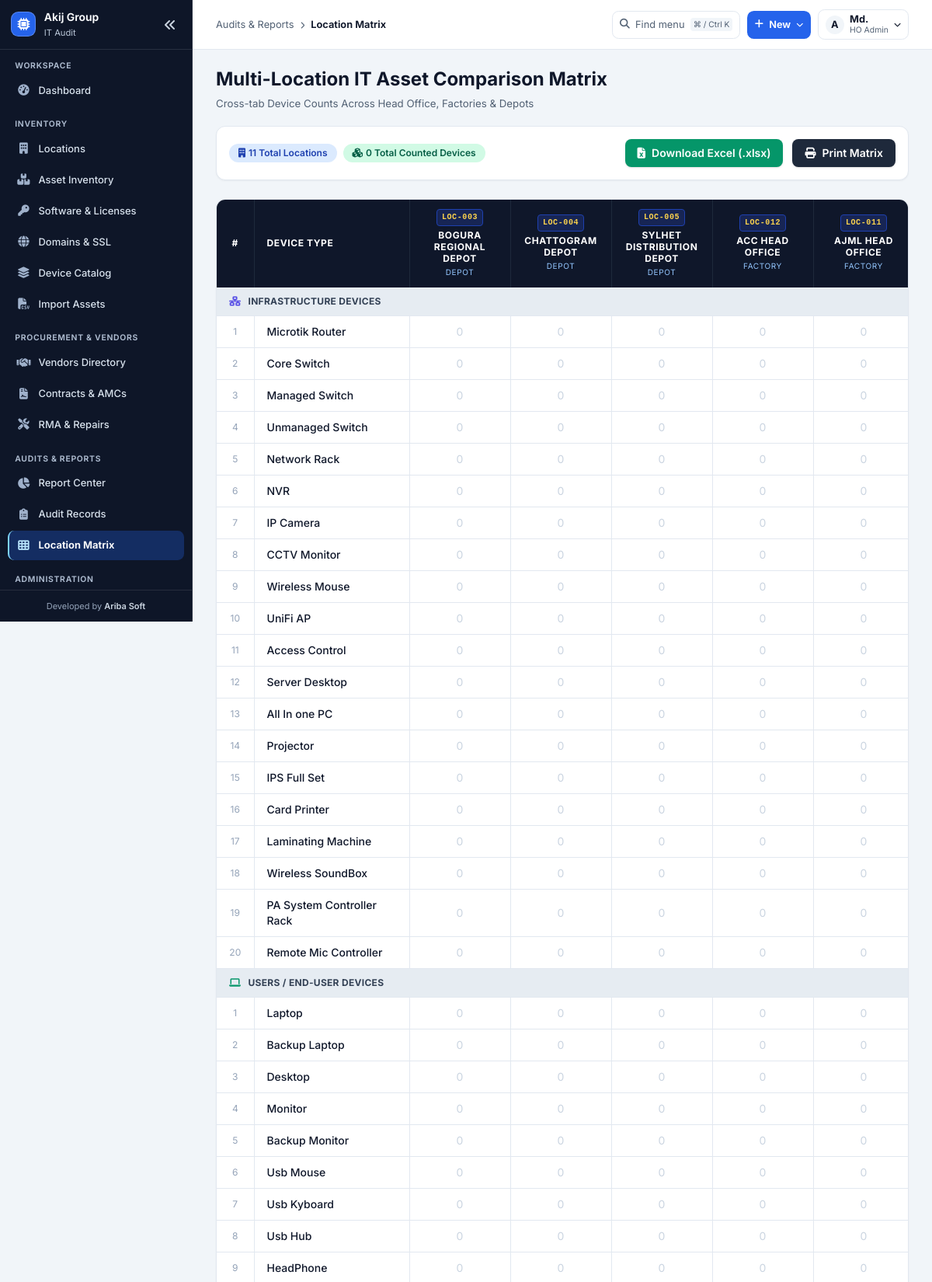
The page /matrix/ (signed in, upper part) on the database its author committed.
### apps/locations/models.py (models this page shows, shortened)
class Location(TimeStampedModel):
    LOCATION_TYPES = (
        ('HEAD_OFFICE', 'Head Office'),
        ('FACTORY', 'Factory'),
        ('WAREHOUSE', 'Warehouse'),
        ('DEPOT', 'Depot'),
        ('BRANCH', 'Branch'),
    )
    DIVISION_CHOICES = (
        ('Dhaka', 'Dhaka'),
        ('Chattogram', 'Chattogram'),
        ('Sylhet', 'Sylhet'),
        ('Rajshahi', 'Rajshahi'),
        ('Khulna', 'Khulna'),
        ('Barishal', 'Barishal'),
        ('Rangpur', 'Rangpur'),
        ('Mymensingh', 'Mymensingh'),
    )
    company = models.ForeignKey(Company, on_delete=models.CASCADE, related_name='locations')
    location_id = models.CharField(max_length=30, unique=True, null=True, blank=True, verbose_name="Location ID", db_index=True)
    name = models.CharField(max_length=150, verbose_name="Location Name")
    code = models.CharField(max_length=50, unique=True, verbose_name="Location Code")
    location_type = models.CharField(max_length=20, choices=LOCATION_TYPES, default='FACTORY', verbose_name="Location Type")
    address = models.TextField(blank=True, null=True, verbose_name="Address")
    city = models.CharField(max_length=100, blank=True, null=True, verbose_name="City")
    division = models.CharField(max_length=50, choices=DIVISION_CHOICES, blank=True, null=True, verbose_name="Division")
    parent_location = models.ForeignKey('self', on_delete=models.SET_NULL, null=True, blank=True, related_name='sub_locations', verbose_name="Parent Location")
    contact_person = models.CharField(max_length=120, blank=True, null=True, verbose_name="Contact Person")
    contact_number = models.CharField(max_length=50, blank=True, null=True, verbose_name="Contact Number")
    description = models.TextField(blank=True, null=True, verbose_name="Description")
    class Meta:
        ordering = ['location_type', 'name']
    @property
    def in_charge_name(self):
        return self.contact_person or ""
    @property
    def in_charge_phone(self):
        return self.contact_number or ""

### apps/devices/models.py (models this page shows, shortened)
class DeviceCategory(TimeStampedModel):
    CATEGORY_KEYS = (
        ('INFRASTRUCTURE', 'Infrastructure'),
        ('USERS', 'Users / End-User Devices'),
        ('LOGICAL', 'Software & Logical Assets'),
    )
    code = models.CharField(max_length=40, choices=CATEGORY_KEYS, unique=True)
    name = models.CharField(max_length=100)
    order = models.PositiveIntegerField(default=1)
    class Meta:
        verbose_name_plural = "Device Categories"
        ordering = ['order', 'name']

class DeviceType(TimeStampedModel):
    category = models.ForeignKey(DeviceCategory, on_delete=models.CASCADE, related_name='devices')
    name = models.CharField(max_length=120)
    tag_category_code = models.CharField(max_length=4, choices=TAG_CATEGORY_CHOICES, blank=True)
    order = models.PositiveIntegerField(default=1)
    is_count_only = models.BooleanField(default=False, help_text="False for individual asset tracking")
    remarks = models.CharField(max_length=255, blank=True, null=True)
    class Meta:
        ordering = ['category__order', 'order', 'name']
        unique_together = ('category', 'name')

### apps/reports/views.py (the view, shortened to what this page needs)
# urls.py: path('matrix/', matrix_view, name='matrix'),
@roles_required(*DASHBOARD_ROUTES)
def matrix_view(request):
    locations = visible_locations(request.user).order_by('location_type', 'name')
    categories = DeviceCategory.objects.prefetch_related('devices').all().order_by('order')
    items = AuditItem.objects.filter(audit_session__location__in=locations).select_related('audit_session__location', 'device_type')
    matrix = {}
    loc_totals = {loc.id: 0 for loc in locations}
    grand_total = 0
    category_data = []
    for cat in categories:
        dev_list = []
        for dev in cat.devices.all():
            counts = [matrix.get(dev.id, {}).get(loc.id, 0) for loc in locations]
            row_total = sum(counts)
            dev_list.append({
                'device': dev,
                'counts': counts,
                'total': row_total
            })
        category_data.append({
            'category': cat,
            'devices': dev_list
        })
    context = {
        'locations': locations,
        'category_data': category_data,
        'loc_totals': [loc_totals[loc.id] for loc in locations],
        'grand_total': grand_total,
    }
    return render(request, 'reports/matrix.html', context)

### templates/reports/matrix.html (shortened to what this page needs)
{% extends 'base.html' %}
{% block header_title %}Multi-Location IT Asset Comparison Matrix{% endblock %}
{% block header_subtitle %}Cross-tab Device Counts Across Head Office, Factories & Depots{% endblock %}
{% block content %}
<div class="space-y-6">
    <div class="bg-white p-4 rounded-xl border border-slate-200 shadow-sm flex items-center justify-between">
        <div class="flex items-center space-x-2">
            <span class="inline-flex items-center px-3 py-1 rounded-full text-xs font-semibold bg-blue-100 text-blue-800">
                <i class="fa-solid fa-building mr-1"></i> {{ locations|length }} Total Locations
            </span>
            <span class="inline-flex items-center px-3 py-1 rounded-full text-xs font-semibold bg-emerald-100 text-emerald-800">
                <i class="fa-solid fa-cubes mr-1"></i> {{ grand_total }} Total Counted Devices
            </span>
        </div>
        <div class="flex items-center space-x-3">
            <a href="{% url 'export_excel_matrix' %}" class="inline-flex items-center space-x-2 bg-emerald-600 hover:bg-emerald-700 text-white text-sm font-semibold px-4 py-2 rounded-lg shadow transition">
                <i class="fa-solid fa-file-excel"></i>
                <span>Download Excel (.xlsx)</span>
            </a>
            <button onclick="window.print()" class="inline-flex items-center space-x-2 bg-slate-800 hover:bg-slate-900 text-white text-sm font-semibold px-4 py-2 rounded-lg shadow transition">
                <i class="fa-solid fa-print"></i>
                <span>Print Matrix</span>
            </button>
        </div>
    </div>
    <div class="bg-white rounded-xl border border-slate-200 shadow-sm overflow-hidden">
        <div class="overflow-x-auto">
            <table class="w-full text-left border-collapse text-sm">
                <thead>
                    <tr class="bg-slate-900 text-white font-semibold text-xs uppercase tracking-wider">
                        <th class="px-4 py-3.5 border-r border-slate-800 w-12 text-center">#</th>
                        <th class="px-4 py-3.5 border-r border-slate-800 min-w-[200px]">Device Type</th>
                        {% for loc in locations %}
                        <th class="px-4 py-3 border-r border-slate-800 text-center min-w-[130px]">
                            <span class="inline-block bg-blue-950 text-[10px] text-amber-300 font-mono font-bold px-1.5 py-0.5 rounded border border-blue-800 mb-1">{{ loc.location_id }}</span>
                            <span class="block text-white font-bold leading-tight">{{ loc.name }}</span>
                            <span class="block text-[10px] text-blue-300 font-normal mt-0.5">{{ loc.get_location_type_display }}</span>
                        </th>
                        {% endfor %}
                    </tr>
                </thead>
                <tbody class="divide-y divide-slate-200">
                    {% for cat_data in category_data %}
                    <tr class="bg-slate-100 font-bold text-slate-800 text-xs">
                        <td colspan="{{ locations|length|add:3 }}" class="px-4 py-2.5 uppercase tracking-wide bg-slate-200/70 text-slate-700">
                            <i class="fa-solid {% if cat_data.category.code == 'INFRASTRUCTURE' %}fa-network-wired text-indigo-600{% else %}fa-laptop text-emerald-600{% endif %} mr-1.5"></i>
                            {{ cat_data.category.name }}
                        </td>
                    </tr>
                    {% for item in cat_data.devices %}
                    <tr class="hover:bg-blue-50/40 transition">
                        <td class="px-4 py-2.5 text-center text-slate-400 text-xs border-r border-slate-200">{{ forloop.counter }}</td>
                        <td class="px-4 py-2.5 font-medium text-slate-900 border-r border-slate-200">{{ item.device.name }}</td>
                        {% for count in item.counts %}
                        <td class="px-4 py-2.5 text-center border-r border-slate-200 {% if count > 0 %}font-bold text-slate-900 bg-slate-50/50{% else %}text-slate-300{% endif %}">
                            {{ count }}
                        </td>
                        {% endfor %}
                    </tr>
                    {% endfor %}
                    {% endfor %}
                </tbody>
            </table>
        </div>
    </div>
</div>
{% endblock %}

### templates/navigation/sidebar.html (shortened to what this page needs)
<aside id="portal-sidebar" class="portal-sidebar no-print" data-collapsed="{{ portal.sidebar_collapsed|yesno:'true,false' }}" data-account="{{ request.user.pk }}">
    <div class="portal-sidebar-heading">
        <a class="portal-identity" href="{% url 'dashboard' %}" title="{{ portal.group_name|default:portal.organization_name }}">
            <span class="portal-identity-logo">
                {% firstof portal.sidebar_logo portal.application_logo portal.group_logo as sidebar_logo %}
                {% if sidebar_logo %}<img src="{{ sidebar_logo }}" alt="">{% else %}<i class="fa-solid fa-microchip" aria-hidden="true"></i>{% endif %}
            </span>
            <span class="portal-identity-copy">
                <strong>{{ portal.group_name|default:portal.organization_name }}</strong>
                <small>{{ portal.application_short_name }}</small>
            </span>
        </a>
        <button type="button" class="portal-icon-button portal-sidebar-collapse" data-sidebar-collapse aria-controls="portal-primary-navigation" aria-expanded="{{ portal.sidebar_collapsed|yesno:'false,true' }}" aria-label="{% if portal.sidebar_collapsed %}Expand sidebar{% else %}Collapse sidebar{% endif %}">
            <i class="fa-solid fa-angles-left" aria-hidden="true"></i>
        </button>
    </div>
    <nav id="portal-primary-navigation" class="portal-primary-navigation" aria-label="Main navigation">
        {% for group in nav_sections %}
        <section class="portal-nav-group" aria-labelledby="portal-nav-group-{{ forloop.counter }}">
            <h2 id="portal-nav-group-{{ forloop.counter }}" class="portal-nav-heading">{{ group.label }}</h2>
            <ul>
                {% for link in group.links %}
                <li><a href="{{ link.url }}" class="portal-nav-link" title="{{ link.label }}" {% if link.current %}aria-current="{{ link.current }}"{% endif %}>
                    <i class="fa-solid {{ link.icon }}" aria-hidden="true"></i>
                    <span class="portal-nav-label">{{ link.label }}</span>
                </a></li>
                {% endfor %}
            </ul>
        </section>
        {% endfor %}
    </nav>
    <div class="mt-auto p-3 text-[11px] text-slate-400 border-t border-white/10 text-center">
        <span>Developed by <strong class="text-slate-300 font-semibold">Ariba Soft</strong></span>
    </div>
</aside>

### templates/navigation/actions.html (shortened to what this page needs)
<div class="portal-toolbar-actions">
    {% if nav_sections %}
    <button type="button" class="portal-quick-button" data-open-command aria-label="Find in navigation" aria-keyshortcuts="Control+k Meta+k">
        <i class="fa-solid fa-magnifying-glass" aria-hidden="true"></i>
        <span>Find menu</span><kbd>⌘ / Ctrl K</kbd>
    </button>
    <details class="portal-popover">
        <summary class="portal-create-button"><i class="fa-solid fa-plus" aria-hidden="true"></i><span>New</span><i class="fa-solid fa-chevron-down portal-chevron" aria-hidden="true"></i></summary>
    </details>
    {% endif %}
    {% if request.user.is_authenticated %}
    <details class="portal-popover">
        <summary class="portal-account-button" aria-label="Account menu">
            <span class="portal-avatar" aria-hidden="true">{{ request.user.username|slice:':1'|upper }}</span>
            <span class="portal-account-label"><strong>{{ request.user.get_short_name|default:request.user.username }}</strong><small>{{ administration_role|default:'User' }}</small></span>
            <i class="fa-solid fa-chevron-down portal-chevron" aria-hidden="true"></i>
        </summary>
    </details>
    {% endif %}
</div>

### rows shown on the page
Location: group_name "Akij Group"
Location: location_id "LOC-003", name "BOGURA REGIONAL DEPOT", location_type "DEPOT"
Location: location_id "LOC-004", name "CHATTOGRAM DEPOT", location_type "DEPOT"
Location: location_id "LOC-005", name "SYLHET DISTRIBUTION DEPOT", location_type "DEPOT"
Location: location_id "LOC-012", name "ACC HEAD OFFICE", location_type "FACTORY"
Location: location_id "LOC-011", name "AJML HEAD OFFICE", location_type "FACTORY"
DeviceCategory: category.name "INFRASTRUCTURE DEVICES"
DeviceType: device.name "Microtik Router", counts "0" "0" "0" "0" "0"
DeviceType: device.name "Core Switch", counts "0" "0" "0" "0" "0"
DeviceType: device.name "Managed Switch", counts "0" "0" "0" "0" "0"
DeviceType: device.name "Unmanaged Switch", counts "0" "0" "0" "0" "0"
DeviceType: device.name "Network Rack", counts "0" "0" "0" "0" "0"
DeviceType: device.name "NVR", counts "0" "0" "0" "0" "0"
DeviceType: device.name "IP Camera", counts "0" "0" "0" "0" "0"
DeviceType: device.name "CCTV Monitor", counts "0" "0" "0" "0" "0"
DeviceType: device.name "Wireless Mouse", counts "0" "0" "0" "0" "0"
DeviceType: device.name "UniFi AP", counts "0" "0" "0" "0" "0"
DeviceType: device.name "Access Control", counts "0" "0" "0" "0" "0"
DeviceType: device.name "Server Desktop", counts "0" "0" "0" "0" "0"
DeviceType: device.name "All In one PC", counts "0" "0" "0" "0" "0"
DeviceType: device.name "Projector", counts "0" "0" "0" "0" "0"
DeviceType: device.name "IPS Full Set", counts "0" "0" "0" "0" "0"
DeviceType: device.name "Card Printer", counts "0" "0" "0" "0" "0"
DeviceType: device.name "Laminating Machine", counts "0" "0" "0" "0" "0"
DeviceType: device.name "Wireless SoundBox", counts "0" "0" "0" "0" "0"
DeviceType: device.name "PA System Controller Rack", counts "0" "0" "0" "0" "0"
DeviceType: device.name "Remote Mic Controller", counts "0" "0" "0" "0" "0"
DeviceCategory: category.name "USERS / END-USER DEVICES"
DeviceType: device.name "Laptop", counts "0" "0" "0" "0" "0"
DeviceType: device.name "Backup Laptop", counts "0" "0" "0" "0" "0"
DeviceType: device.name "Desktop", counts "0" "0" "0" "0" "0"
DeviceType: device.name "Monitor", counts "0" "0" "0" "0" "0"
DeviceType: device.name "Backup Monitor", counts "0" "0" "0" "0" "0"
DeviceType: device.name "Usb Mouse", counts "0" "0" "0" "0" "0"
DeviceType: device.name "Usb Kyboard", counts "0" "0" "0" "0" "0"
DeviceType: device.name "Usb Hub", counts "0" "0" "0" "0" "0"
DeviceType: device.name "HeadPhone", counts "0" "0" "0" "0" "0"

### other values the page prints
{{ portal.application_short_name }} "IT Audit"
{{ group.label }} "WORKSPACE" "INVENTORY" "PROCUREMENT & VENDORS" "AUDITS & REPORTS" "ADMINISTRATION"
{{ link.label }} "Dashboard" "Locations" "Asset Inventory" "Software & Licenses" "Domains & SSL" "Device Catalog" "Import Assets" "Vendors Directory" "Contracts & AMCs" "RMA & Repairs" "Report Center" "Audit Records" "Location Matrix"
{{ nav_current.group }} "Audits & Reports"
{{ nav_current.label }} "Location Matrix"
{{ request.user.username|slice:':1'|upper }} "A"
{{ request.user.get_short_name|default:request.user.username }} "Md."
{{ administration_role|default:'User' }} "HO Admin"
{{ locations|length }} "11"
{{ grand_total }} "0"
